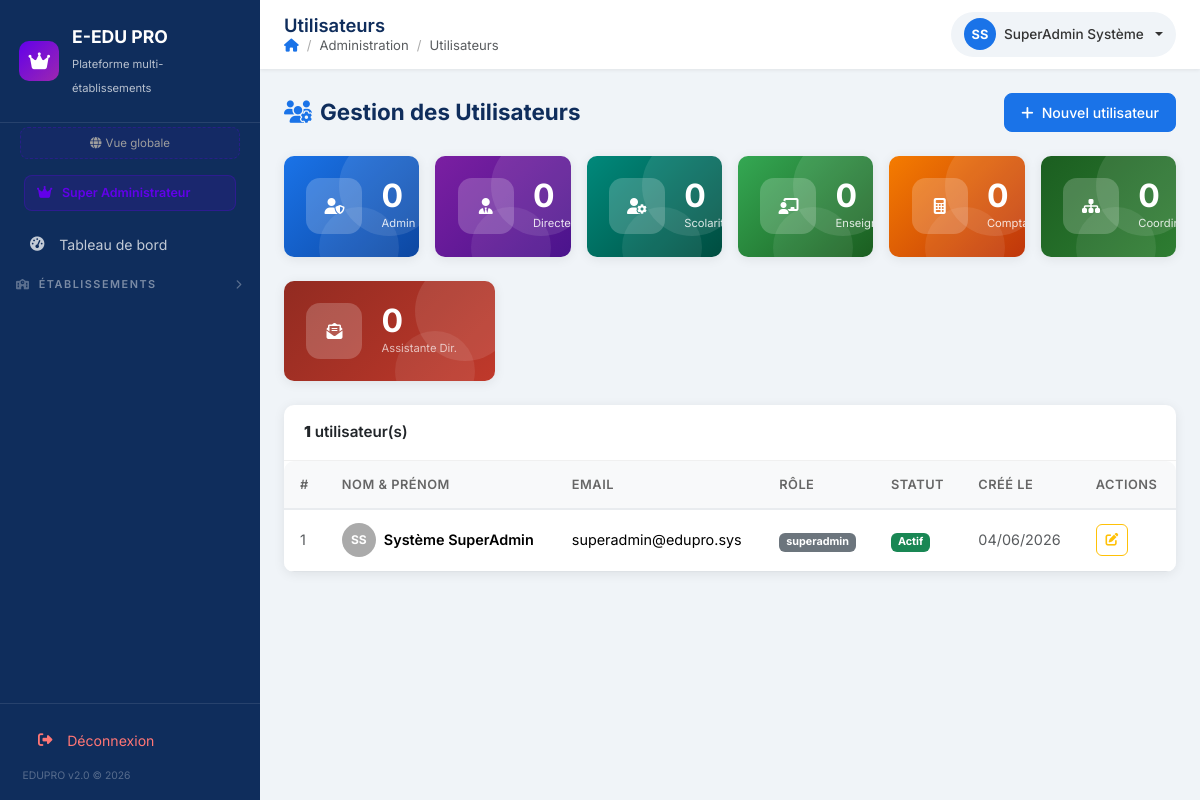
Screenshot of /modules/administration/utilisateurs.php (signed in) with the database file from the repository.
### tables this page shows
CREATE TABLE IF NOT EXISTS users (
    id           INT PRIMARY KEY AUTO_INCREMENT,
    nom          VARCHAR(100) NOT NULL,
    prenom       VARCHAR(100) NOT NULL,
    email        VARCHAR(150) UNIQUE NOT NULL,
    password     VARCHAR(255) NOT NULL,
    role         ENUM('superadmin','admin','directeur','scolarite','enseignant','comptable','etudiant','coordinateur','assistante') NOT NULL DEFAULT 'etudiant',
    ecole_id     INT          DEFAULT NULL,
    reference_id INT          NULL,
    actif        TINYINT(1)   DEFAULT 1,
    created_at   TIMESTAMP    DEFAULT CURRENT_TIMESTAMP,
    INDEX idx_ecole_id (ecole_id)
);

### includes/auth.php (called while the page is built, shortened)
<?php
function getCurrentUser(): ?array {
    return $_SESSION['user'] ?? null;
}
function isSuperAdmin(): bool {
    $user = getCurrentUser();
    return ($user['role'] ?? '') === 'superadmin';
}
function getEcoleId(): int {
    return (int)($_SESSION['ecole_id'] ?? 0);
}
function getCurrentEcole(): ?array {
    return $_SESSION['ecole'] ?? null;
}

### includes/functions.php (called while the page is built, shortened)
<?php
function h(?string $str): string {
    return htmlspecialchars($str ?? '', ENT_QUOTES, 'UTF-8');
}
function formatDate(?string $date): string {
    return date('d/m/Y', strtotime($date));
}
function getParam(string $cle, string $default = ''): string {
    static $cache = [];
    $ecoleId = getEcoleId();
    $ecoleFields = ['etablissement_nom','etablissement_slogan','etablissement_adresse','etablissement_ville',
                    'etablissement_pays','etablissement_telephone','etablissement_email',
                    'logo_path','cachet_dg_path','theme_couleur_primaire','theme_couleur_sidebar'];
    if (!isset($cache[$ecoleId])) {
        try {
            $cache[$ecoleId] = [];
        } catch (PDOException $e) {
            $cache[$ecoleId] = [];
        }
    }
    return $cache[$ecoleId][$cle] ?? $default;
}
function getLogoUrl(): string {
    $path = getParam('logo_path');
    return '';
}

### modules/administration/utilisateurs.php (the view, shortened to what this page needs)
<?php
require_once __DIR__ . '/../../config/config.php';
$db      = getDB();
$ecoleId = getEcoleId();
try { $db->exec("ALTER TABLE users MODIFY COLUMN role ENUM('superadmin','admin','directeur','scolarite','enseignant','comptable','etudiant','coordinateur','assistante') NOT NULL DEFAULT 'enseignant'"); } catch (PDOException $e) {}
try {
    if ($ecoleId > 0) {
        $stmt = $db->prepare("SELECT * FROM users WHERE ecole_id = ? ORDER BY role, nom, prenom");
        $stmt->execute([$ecoleId]);
    } else {
        $stmt = $db->query("SELECT * FROM users ORDER BY role, nom, prenom");
    }
    $users = $stmt->fetchAll();
} catch (PDOException $e) {
    $users = $db->query("SELECT * FROM users ORDER BY role, nom, prenom")->fetchAll();
}
$pageTitle  = 'Utilisateurs';
$breadcrumb = ['Administration' => null, 'Utilisateurs' => null];
include APP_ROOT . '/includes/header.php';
?>
<div class="page-header">
  <h2><i class="fas fa-users-cog me-2 text-primary"></i>Gestion des Utilisateurs</h2>
  <button class="btn btn-primary" data-bs-toggle="modal" data-bs-target="#userModal" onclick="resetForm()">
    <i class="fas fa-plus me-2"></i>Nouvel utilisateur
  </button>
</div>
<div class="row g-3 mb-4">
  <?php
    $counts = ['admin'=>0,'directeur'=>0,'scolarite'=>0,'enseignant'=>0,'comptable'=>0,'coordinateur'=>0,'assistante'=>0];
  ?>
  <div class="col-6 col-md-2"><div class="stat-card stat-blue"><div class="stat-icon" style="font-size:1rem"><i class="fas fa-user-shield"></i></div><div class="stat-body"><div class="stat-value"><?= $counts['admin'] ?></div><div class="stat-label" style="font-size:.7rem">Admin</div></div></div></div>
  <div class="col-6 col-md-2"><div class="stat-card stat-purple"><div class="stat-icon" style="font-size:1rem"><i class="fas fa-user-tie"></i></div><div class="stat-body"><div class="stat-value"><?= $counts['directeur'] ?></div><div class="stat-label" style="font-size:.7rem">Directeur</div></div></div></div>
  <div class="col-6 col-md-2"><div class="stat-card stat-teal"><div class="stat-icon" style="font-size:1rem"><i class="fas fa-user-cog"></i></div><div class="stat-body"><div class="stat-value"><?= $counts['scolarite'] ?></div><div class="stat-label" style="font-size:.7rem">Scolarité</div></div></div></div>
  <div class="col-6 col-md-2"><div class="stat-card stat-green"><div class="stat-icon" style="font-size:1rem"><i class="fas fa-chalkboard-teacher"></i></div><div class="stat-body"><div class="stat-value"><?= $counts['enseignant'] ?></div><div class="stat-label" style="font-size:.7rem">Enseignant</div></div></div></div>
  <div class="col-6 col-md-2"><div class="stat-card stat-orange"><div class="stat-icon" style="font-size:1rem"><i class="fas fa-calculator"></i></div><div class="stat-body"><div class="stat-value"><?= $counts['comptable'] ?></div><div class="stat-label" style="font-size:.7rem">Comptable</div></div></div></div>
  <div class="col-6 col-md-2"><div class="stat-card stat-dark" style="background:linear-gradient(135deg,#1b5e20,#2e7d32)"><div class="stat-icon" style="font-size:1rem"><i class="fas fa-sitemap"></i></div><div class="stat-body"><div class="stat-value"><?= $counts['coordinateur'] ?></div><div class="stat-label" style="font-size:.7rem">Coordinateur</div></div></div></div>
</div>
<div class="row g-3 mb-4">
  <div class="col-6 col-md-3"><div class="stat-card" style="background:linear-gradient(135deg,#922b21,#c0392b)"><div class="stat-icon" style="font-size:1rem"><i class="fas fa-envelope-open-text" style="color:#fff"></i></div><div class="stat-body"><div class="stat-value" style="color:#fff"><?= $counts['assistante'] ?></div><div class="stat-label" style="font-size:.7rem;color:rgba(255,255,255,.8)">Assistante Dir.</div></div></div></div>
</div>
<div class="card">
  <div class="card-header"><strong><?= count($users) ?></strong> utilisateur(s)</div>
  <div class="table-responsive">
    <table class="table" id="dataTable">
      <thead><tr><th>#</th><th>Nom & Prénom</th><th>Email</th><th>Rôle</th><th>Statut</th><th>Créé le</th><th>Actions</th></tr></thead>
      <tbody>
        <?php foreach ($users as $i => $u): ?>
        <tr class="<?= !$u['actif'] ? 'opacity-50' : '' ?>">
          <td class="text-muted fs-sm"><?= $i+1 ?></td>
          <td>
            <div class="d-flex align-items-center gap-2">
              <div class="avatar-circle" style="background:<?= ['admin'=>'#0f2d5c','directeur'=>'#5c35a0','scolarite'=>'#0097a7','enseignant'=>'#34a853','comptable'=>'#f57c00','coordinateur'=>'#2e7d32','assistante'=>'#c0392b'][$u['role']] ?? '#aaa' ?>;width:34px;height:34px;font-size:.75rem">
                <?= strtoupper(substr($u['prenom'],0,1).substr($u['nom'],0,1)) ?>
              </div>
              <div>
                <div class="fw-600"><?= h($u['nom'].' '.$u['prenom']) ?></div>
              </div>
            </div>
          </td>
          <td><?= h($u['email']) ?></td>
          <td>
            <?php
              $rc = ['admin'=>'primary','directeur'=>'purple','scolarite'=>'info','enseignant'=>'success','comptable'=>'warning','coordinateur'=>'coord','assistante'=>'ast'][$u['role']] ?? 'secondary';
              $rl = ['admin'=>'Admin','directeur'=>'Directeur','scolarite'=>'Scolarité','enseignant'=>'Enseignant','comptable'=>'Comptable','coordinateur'=>'Coordinateur','assistante'=>'Assistante Dir.'][$u['role']] ?? $u['role'];
              $badgeBg = $rc === 'purple' ? 'style="background:#5c35a0;color:#fff"' : ($rc === 'coord' ? 'style="background:#2e7d32;color:#fff"' : ($rc === 'ast' ? 'style="background:#c0392b;color:#fff"' : ''));
            ?>
            <span class="badge bg-<?= $rc ?>" <?= $badgeBg ?>><?= $rl ?></span>
          </td>
          <td><span class="badge bg-<?= $u['actif'] ? 'success' : 'secondary' ?>"><?= $u['actif'] ? 'Actif' : 'Inactif' ?></span></td>
          <td class="text-muted fs-sm"><?= formatDate($u['created_at']) ?></td>
          <td>
            <div class="d-flex gap-1">
              <button class="btn btn-icon btn-sm btn-outline-warning" onclick='editUser(<?= json_encode($u) ?>)' title="Modifier"><i class="fas fa-edit"></i></button>
            </div>
          </td>
        </tr>
        <?php endforeach; ?>
      </tbody>
    </table>
  </div>
</div>
<?php include APP_ROOT . '/includes/footer.php'; ?>

### includes/header.php (shortened to what this page needs)
<?php
$pageTitle = $pageTitle ?? 'EDUPRO';
?>
<!DOCTYPE html>
<html lang="fr">
<head>
  <link href="https://cdn.jsdelivr.net/npm/bootstrap@5.3.2/dist/css/bootstrap.min.css" rel="stylesheet">
  <link href="https://cdnjs.cloudflare.com/ajax/libs/font-awesome/6.4.2/css/all.min.css" rel="stylesheet">
  <link href="<?= APP_URL ?>/assets/css/style.css" rel="stylesheet">
</head>
<body>
<div class="wrapper">
  <?php include APP_ROOT . '/includes/sidebar.php'; ?>
  <div id="main-content">
    <div class="topbar">
      <div class="d-flex align-items-center gap-3">
        <div>
          <h1 class="page-title"><?= h($pageTitle) ?></h1>
          <?php if (isset($breadcrumb)): ?>
          <nav aria-label="breadcrumb">
            <ol class="breadcrumb mb-0">
              <li class="breadcrumb-item"><a href="<?= APP_URL ?>/dashboard.php"><i class="fas fa-home"></i></a></li>
              <?php foreach ($breadcrumb as $label => $url): ?>
                <?php if ($url): ?>
                  <li class="breadcrumb-item"><a href="<?= h($url) ?>"><?= h($label) ?></a></li>
                <?php else: ?>
                  <li class="breadcrumb-item active"><?= h($label) ?></li>
                <?php endif; ?>
              <?php endforeach; ?>
            </ol>
          </nav>
          <?php endif; ?>
        </div>
      </div>
      <div class="topbar-right">
        <div class="dropdown">
          <div class="user-badge dropdown-toggle" data-bs-toggle="dropdown">
            <div class="user-avatar"><?= strtoupper(substr($user['prenom'] ?? 'A', 0, 1) . substr($user['nom'] ?? '', 0, 1)) ?></div>
            <span class="d-none d-md-inline"><?= h(($user['prenom'] ?? '') . ' ' . ($user['nom'] ?? '')) ?></span>
          </div>
        </div>
      </div>
    </div>
    <div class="content-area">

### includes/sidebar.php (shortened to what this page needs)
<?php
$user = getCurrentUser();
$role = $user['role'] ?? 'etudiant';
if (!function_exists('isActive')) {
    function isActive(string ...$paths): string {
        $uri = strtolower(parse_url($_SERVER['REQUEST_URI'], PHP_URL_PATH) ?? '');
        return '';
    }
}
if (!function_exists('isExact')) {
    function isExact(string $path): string {
        $uri = strtolower(parse_url($_SERVER['REQUEST_URI'], PHP_URL_PATH) ?? '');
        return str_ends_with($uri, strtolower($path)) ? ' active' : '';
    }
}
if (!function_exists('sectionOpen')) {
    function sectionOpen(string ...$paths): bool {
        $uri = strtolower(parse_url($_SERVER['REQUEST_URI'], PHP_URL_PATH) ?? '');
        return false;
    }
}
$roleConfig = [
    'superadmin'   => ['color' => '#6200ea', 'label' => 'Super Administrateur', 'icon' => 'fa-crown'],
    'admin'        => ['color' => '#1a73e8', 'label' => 'Administrateur',       'icon' => 'fa-user-shield'],
    'directeur'    => ['color' => '#5c35a0', 'label' => 'Directeur',            'icon' => 'fa-user-tie'],
    'scolarite'    => ['color' => '#0097a7', 'label' => 'Scolarité',             'icon' => 'fa-user-cog'],
    'enseignant'   => ['color' => '#34a853', 'label' => 'Enseignant',            'icon' => 'fa-chalkboard-teacher'],
    'comptable'    => ['color' => '#f57c00', 'label' => 'Comptable',             'icon' => 'fa-calculator'],
    'etudiant'     => ['color' => '#ea4335', 'label' => 'Étudiant',              'icon' => 'fa-user-graduate'],
    'coordinateur' => ['color' => '#2e7d32', 'label' => 'Coordinateur',          'icon' => 'fa-sitemap'],
    'assistante'   => ['color' => '#c0392b', 'label' => 'Assistante Direction',  'icon' => 'fa-envelope-open-text'],
];
$rc = $roleConfig[$role] ?? $roleConfig['etudiant'];
function sidebarGroup(string $id, string $label, string $icon, array $paths, string $links): string {
    $open     = sectionOpen(...$paths);
    $showCls  = $open ? ' show' : '';
    $expanded = $open ? 'true' : 'false';
    return <<<HTML
<div class="sidebar-group">
  <a class="sidebar-section-toggle" data-bs-toggle="collapse" href="#sg-{$id}" aria-expanded="{$expanded}">
    <span><i class="fas {$icon} me-1" style="font-size:.65rem;opacity:.7"></i> {$label}</span>
    <i class="fas fa-chevron-down sidebar-chevron"></i>
  </a>
  <div class="collapse{$showCls}" id="sg-{$id}">
    {$links}
  </div>
</div>
HTML;
}
?>
<nav id="sidebar">
  <?php
    $sidebarLogo = getLogoUrl();
    $sidebarNom  = isSuperAdmin() && !getEcoleId()
                   ? 'E-EDU PRO'
                   : getParam('etablissement_nom', 'E-EDU PRO');
    $sidebarSlogan = isSuperAdmin() && !getEcoleId()
                   ? 'Plateforme multi-établissements'
                   : getParam('etablissement_slogan', '');
  ?>
  <a href="<?= APP_URL ?>/dashboard.php" class="sidebar-brand">
    <?php if ($sidebarLogo && getEcoleId()): ?>
      <img src="<?= h($sidebarLogo) ?>" alt="Logo"
           style="width:38px;height:38px;object-fit:contain;border-radius:8px;background:#fff;padding:3px;flex-shrink:0">
    <?php elseif (isSuperAdmin()): ?>
      <div class="brand-icon" style="background:linear-gradient(135deg,#6200ea,#9c27b0)"><i class="fas fa-crown"></i></div>
    <?php else: ?>
      <div class="brand-icon"><i class="fas fa-school"></i></div>
    <?php endif; ?>
    <div class="brand-text">
      <strong><?= h(mb_strtoupper(mb_substr($sidebarNom, 0, 20))) ?></strong>
      <small><?= h($sidebarSlogan) ?></small>
    </div>
  </a>
  <?php if (isSuperAdmin()): ?>
  <div style="padding:.25rem .75rem;margin:0 .5rem .25rem;">
    <?php $ecoleCtx = getCurrentEcole(); ?>
    <?php if ($ecoleCtx): ?>
    <div style="background:#6200ea22;border:1px solid #6200ea44;border-radius:8px;padding:.4rem .7rem;font-size:.72rem;display:flex;align-items:center;justify-content:space-between;gap:.5rem">
      <span style="color:#9c27b0;font-weight:600;overflow:hidden;text-overflow:ellipsis;white-space:nowrap">
        <i class="fas fa-school me-1"></i><?= h($ecoleCtx['nom']) ?>
      </span>
      <a href="<?= APP_URL ?>/modules/superadmin/switch_ecole.php?id=0&csrf=<?= h(generateCsrfToken()) ?>"
         style="color:#c62828;font-size:.68rem;white-space:nowrap" title="Quitter cette école">
        <i class="fas fa-times"></i>
      </a>
    </div>
    <?php else: ?>
    <div style="background:#6200ea11;border:1px dashed #6200ea44;border-radius:8px;padding:.4rem .7rem;font-size:.72rem;color:#9e9e9e;text-align:center">
      <i class="fas fa-globe me-1"></i>Vue globale
    </div>
    <?php endif; ?>
  </div>
  <?php endif; ?>
  <div style="padding:.5rem 1rem .25rem;margin:0 .5rem;">
    <div style="background:<?= $rc['color'] ?>22;border:1px solid <?= $rc['color'] ?>44;border-radius:8px;padding:.45rem .75rem;display:flex;align-items:center;gap:.6rem;">
      <i class="fas <?= $rc['icon'] ?>" style="color:<?= $rc['color'] ?>;font-size:.85rem"></i>
      <span style="color:<?= $rc['color'] ?>;font-size:.78rem;font-weight:600"><?= $rc['label'] ?></span>
    </div>
  </div>
  <div style="overflow-y:auto;flex:1;padding-bottom:1rem;margin-top:.5rem;">
    <a href="<?= APP_URL ?>/dashboard.php" class="nav-link<?= isExact('/dashboard.php') ?>" style="margin-bottom:.25rem">
      <i class="fas fa-tachometer-alt"></i> Tableau de bord
    </a>
    <?php if ($role === 'superadmin'): ?>
    <?= sidebarGroup('sa-ecoles', 'Établissements', 'fa-school',
        ['/superadmin/'],
        '<a href="' . APP_URL . '/modules/superadmin/index.php" class="nav-link' . isActive('/superadmin/index') . '"><i class="fas fa-list"></i> Toutes les écoles</a>'
      . '<a href="' . APP_URL . '/modules/superadmin/ecole_form.php" class="nav-link' . isActive('/superadmin/ecole_form') . '"><i class="fas fa-plus"></i> Nouvelle école</a>'
    ) ?>
    <?php endif; ?>
  </div>
  <div class="sidebar-footer">
    <a href="<?= APP_URL ?>/logout.php" class="nav-link" style="margin:0;color:#ff7675;">
      <i class="fas fa-sign-out-alt"></i> Déconnexion
    </a>
    <div style="font-size:.65rem;color:rgba(255,255,255,.3);margin-top:.5rem;padding:0 .4rem;">
      EDUPRO v2.0 &copy; <?= date('Y') ?>
    </div>
  </div>
</nav>

### includes/footer.php (shortened to what this page needs)
    </div>
  </div>
</div>
</body>
</html>

### rows the page displays
users: role "E-EDU PRO", role "Plateforme multi-établissements", prenom+nom "SS", prenom+nom "SuperAdmin Système", substr($u['prenom'],0,1).substr($u['nom'],0,1) "SS", nom+prenom "Système SuperAdmin", email "superadmin@edupro.sys", role "superadmin", actif "Actif", created_at "04/06/2026"

### other values shown
$label "ÉTABLISSEMENTS"
$pageTitle "Utilisateurs"
$label "Administration"
$label "Utilisateurs"
$counts['admin'] "0"
$counts['directeur'] "0"
$counts['scolarite'] "0"
$counts['enseignant'] "0"
$counts['comptable'] "0"
$counts['coordinateur'] "0"
$counts['assistante'] "0"
count($users) "1"
